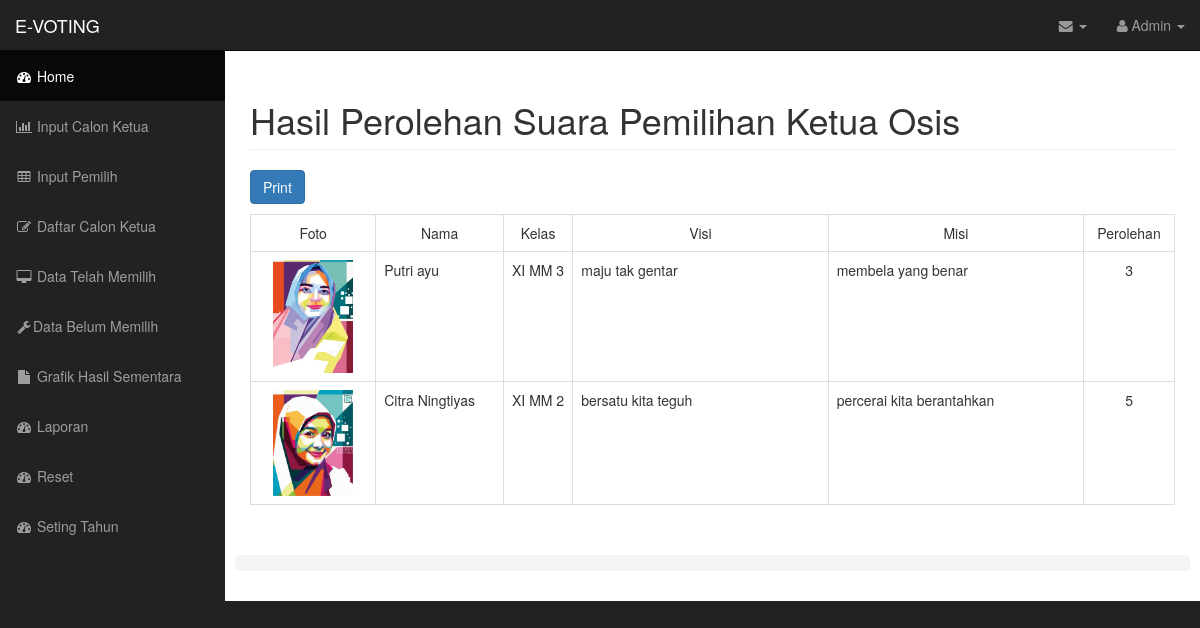
/system/laporan.php (signed in), run on the app's committed database.
### tables this page shows
CREATE TABLE `contestant` (
  `id_kandidat` int(11) NOT NULL,
  `name` varchar(60) NOT NULL,
  `jumlah_suara` varchar(25) NOT NULL DEFAULT '',
  `post` int(11) NOT NULL,
  `nickname` varchar(25) NOT NULL,
  `kelas` varchar(8) NOT NULL,
  `ttl` text NOT NULL,
  `visi` text NOT NULL,
  `misi` text NOT NULL,
  `photo` text NOT NULL,
  `thn_ajaran` varchar(255) NOT NULL
);

### system/laporan.php (the view, shortened to what this page needs)
<!DOCTYPE html>
<html lang="en">
<head>
    <link href="css/bootstrap.min.css" rel="stylesheet">
    <link href="css/sb-admin.css" rel="stylesheet">
    <link href="font-awesome/css/font-awesome.min.css" rel="stylesheet" type="text/css">
</head>
<body>
    <div id="wrapper">
        <nav class="navbar navbar-inverse navbar-fixed-top" role="navigation">
            <div class="navbar-header">
                <a class="navbar-brand" href="home.php">E-VOTING</a>
            </div>
            <ul class="nav navbar-right top-nav">
                <li class="dropdown">
                    <a href="#" class="dropdown-toggle" data-toggle="dropdown"><i class="fa fa-envelope"></i> <b class="caret"></b></a>
                </li>
                <li class="dropdown">
                    <a href="#" class="dropdown-toggle" data-toggle="dropdown"><i class="fa fa-user"></i> Admin <b class="caret"></b></a>
                </li>
            </ul>
            <div class="collapse navbar-collapse navbar-ex1-collapse">
                <ul class="nav navbar-nav side-nav">
                    <li class="active">
                        <a href="home.php"><i class="fa fa-fw fa-dashboard"></i> Home</a>
                    </li>
                    <li>
                        <a href="inputcalon.php"><i class="fa fa-fw fa-bar-chart-o"></i> Input Calon Ketua</a>
                    </li>
                    <li>
                        <a href="inputpemilih.php"><i class="fa fa-fw fa-table"></i> Input Pemilih</a>
                    </li>
                    <li>
                        <a href="daftarcalon.php"><i class="fa fa-fw fa-edit"></i> Daftar Calon Ketua</a>
                    </li>
                    <li>
                        <a href="datatelahmemilih.php"><i class="fa fa-fw fa-desktop"></i> Data Telah Memilih</a>
                    </li>
                    <li>
                        <a href="databelummemilih.php"><i class="fa fa-fw fa-wrench"></i>Data Belum Memilih</a>
                    </li>
                    <li>
                        <a href="grafik.php"><i class="fa fa-fw fa-file"></i> Grafik Hasil Sementara</a>
                    </li>
                    <li>
                        <a href="laporan.php"><i class="fa fa-fw fa-dashboard"></i> Laporan</a>
                    </li>
                    <li>
                        <a href="reset_hasil.php"><i class="fa fa-fw fa-dashboard"></i> Reset</a>
                    </li>
                    <li>
                        <a href="setingtahun.php"><i class="fa fa-fw fa-dashboard"></i> Seting Tahun</a>
                    </li>
                </ul>
            </div>
        </nav>
        <div id="page-wrapper">
            <div class="container-fluid">
                <div class="row">
                  <div class="col-lg-12">
<h1 class="page-header">
                            Hasil Perolehan Suara Pemilihan Ketua Osis
                        </h1>
   <button class="btn btn-primary" onClick="window.print();">Print</button>
                      </p><table class="table table-bordered table-hover"id="daftar" border='1' style="border-collapse:collapse" cellpadding='1' cellspacing='2' align='left' width='85%'>
<tr>
<td width="8%" align="center" valign="middle">Foto</td>
<td width="10%" align="center" valign="middle">Nama</td>
<td width="5%" align="center" valign="middle">Kelas</td>
<td width="20%" align="center" valign="middle">Visi</td>
<td width="20%" align="center" valign="middle">Misi</td>
<td width="3%" align="center" valign="middle">Perolehan</td>
</tr>
<?php
$tampilkan_isi  = "select  * from contestant";
$tampilkan_isi_sql  = mysql_query($tampilkan_isi);
while  ($isi  = mysql_fetch_array($tampilkan_isi_sql))
	{
			echo '<tr class="center">';
									echo '<td><div align="center"><img src="../passport/'.$isi['photo'].'" width="80" /></div></td>';
									echo '<td valign="top">'.$isi['name'].'</td>';
									echo '<td valign="top"><div align="center">'.$isi['nickname'].'</div></td>';
									echo '<td valign="top"><div align="left">'.$isi['visi'].'</div></td>';
									echo '<td valign="top"><div align="left">'.$isi['misi'].'</div></td>';
									echo '<td valign="top"><div align="center">'.$isi['jumlah_suara'].'</div></td>';
									echo '</tr>';
	}
?>
</table></p>
                  </div>
                  <p>&nbsp;</p>
                  <ol class="breadcrumb">
                  </ol>
                </div>
            </div>
        </div>
    </div>
</body>
</html>

### system/css/sb-admin.css (style rules this page uses)
body { margin-top: 100px; background-color: #222; }
@media (min-width:768px) { body { margin-top: 50px; } }
#wrapper { padding-left: 0; }
#page-wrapper { width: 100%; padding: 0; background-color: #fff; }
@media (min-width:768px) { #wrapper { padding-left: 225px; } }
@media (min-width:768px) { #page-wrapper { padding: 10px; } }
.top-nav { padding: 0 15px; }
.top-nav>li { display: inline-block; float: left; }
.top-nav>li>a { padding-top: 15px; padding-bottom: 15px; line-height: 20px; color: #999; }
@media (min-width:768px) { .side-nav { position: fixed; top: 51px; left: 225px; width: 225px; margin-left: -225px; border: none; border-radius: 0; overflow-y: auto; background-color: #222; bottom: 0; overflow-x: hidden; padding-bottom: 40px; } }
@media (min-width:768px) { .side-nav>li>a { width: 225px; } }

### data on the page
contestant: photo (picture), name "Putri ayu", nickname "XI MM 3", visi "maju tak gentar", misi "membela yang benar", jumlah_suara "3"
contestant: photo (picture), name "Citra Ningtiyas", nickname "XI MM 2", visi "bersatu kita teguh", misi "percerai kita berantahkan", jumlah_suara "5"
